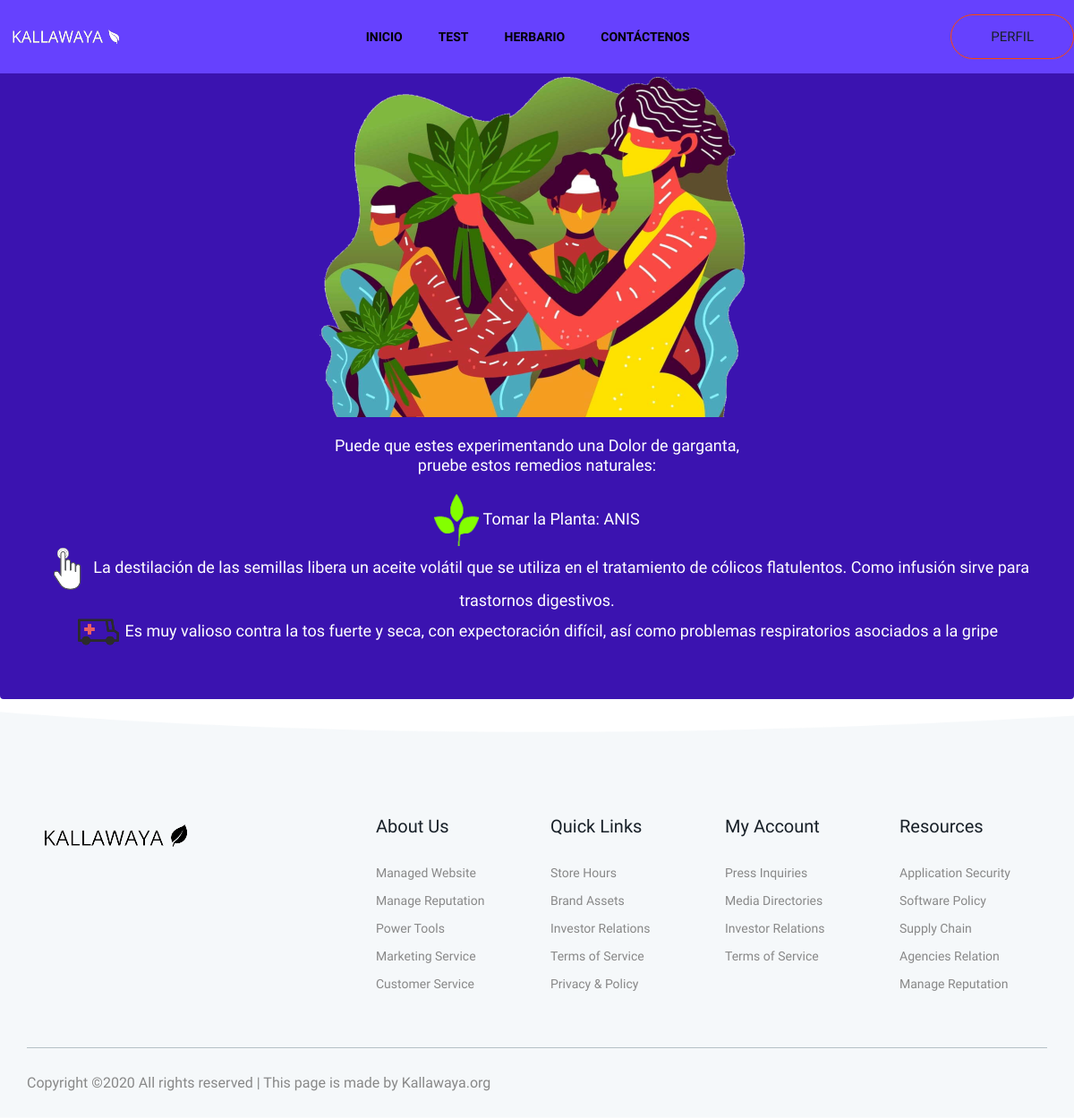
The app's page /kallawaya/testInit/9/ with its own data.
### appkallawaya/models.py (models this page shows, shortened)
class Molestia(models.Model):
    name = models.CharField(max_length=100, default='')
    herb = models.ForeignKey(Plant, on_delete=models.CASCADE)

class Plant(models.Model):
    name = models.CharField(max_length=100, default='')
    description = models.CharField(max_length=1500, default='')
    cura = models.CharField(max_length=1500, default='')
    def __str__(self):
        return "Planta: {0}".format(self.name)

### appkallawaya/views.py (the view)
# urls.py: path('testInit/', views.testInit, name='testInit'),
def testInit(request, pk=None):
    if pk == None:
        molestias = Molestia.objects.all()
        return render(request, 'kallawaya/testInit.html', {'molestias': molestias})
    else:
        if pk:
            molestia = Molestia.objects.get(pk=pk)
        else:
            molestia = request.molestia
        args = {'molestia': molestia}
        return render(request, 'kallawaya/testFinal.html', args)

### appkallawaya/templates/kallawaya/testFinal.html (shortened to what this page needs)
{% extends 'base.html' %}
{% block body %}
{% load static %}
    <section class="breadcrumb breadcrumb_bg">
        <div class="container">
            <div class="row">
                <div class="col-lg-12">
                    <div class="breadcrumb_iner text-center">
                        <div class="breadcrumb_iner_item">
                             <br>
                            <br>
                            <img src="{% static 'kallawaya/img/new3.png' %}">
                            <br>
                            <br>
                                <h4 style="color: white">Puede que estes experimentando una {{ molestia.name }},<br> pruebe estos remedios naturales:<br><br>
                                <img src="{% static 'kallawaya/img/icon.png' %}"> Tomar la {{ molestia.herb }}<br>
                                <img src="{% static 'kallawaya/img/icon2.png' %}"> {{ molestia.herb.description }} <br>
                                <img src="{% static 'kallawaya/img/ambulancia.png' %}"> {{ molestia.herb.cura }} <h4><br>
                        </div>
                    </div>
                </div>
            </div>
        </div>
    </section>
    <footer class="footer_part">
        <div class="container">
            <div class="row">
                <div class="col-sm-8 col-md-4 col-lg-4">
                    <div class="single_footer_part">
                        <a href="index.html" class="footer_logo_iner"> <img src="{% static 'kallawaya/img/logo1.png' %}" alt="#"> </a>
                    </div>
                </div>
                <div class="col-sm-4 col-md-4 col-lg-2">
                    <div class="single_footer_part">
                        <h4>About Us</h4>
                        <ul class="list-unstyled">
                            <li><a href="">Managed Website</a></li>
                            <li><a href="">Manage Reputation</a></li>
                            <li><a href="">Power Tools</a></li>
                            <li><a href="">Marketing Service</a></li>
                            <li><a href="">Customer Service</a></li>
                        </ul>
                    </div>
                </div>
                <div class="col-sm-4 col-md-4 col-lg-2">
                    <div class="single_footer_part">
                        <h4>Quick Links</h4>
                        <ul class="list-unstyled">
                            <li><a href="">Store Hours</a></li>
                            <li><a href="">Brand Assets</a></li>
                            <li><a href="">Investor Relations</a></li>
                            <li><a href="">Terms of Service</a></li>
                            <li><a href="">Privacy & Policy</a></li>
                        </ul>
                    </div>
                </div>
                <div class="col-sm-4 col-md-4 col-lg-2">
                    <div class="single_footer_part">
                        <h4>My Account</h4>
                        <ul class="list-unstyled">
                            <li><a href="">Press Inquiries</a></li>
                            <li><a href="">Media Directories</a></li>
                            <li><a href="">Investor Relations</a></li>
                            <li><a href="">Terms of Service</a></li>
                        </ul>
                    </div>
                </div>
                <div class="col-sm-4 col-md-3 col-lg-2">
                    <div class="single_footer_part">
                        <h4>Resources</h4>
                        <ul class="list-unstyled">
                            <li><a href="">Application Security</a></li>
                            <li><a href="">Software Policy</a></li>
                            <li><a href="">Supply Chain</a></li>
                            <li><a href="">Agencies Relation</a></li>
                            <li><a href="">Manage Reputation</a></li>
                        </ul>
                    </div>
                </div>
            </div>
            <hr>
            <div class="row">
                <div class="col-lg-8">
                    <div class="copyright_text">
                        <P>
Copyright &copy;<script>document.write(new Date().getFullYear());</script> All rights reserved | This page is made by Kallawaya.org
</P>
                    </div>
                </div>
            </div>
        </div>
    </footer>
{% endblock %}

### records on screen
Molestia: name "Dolor de garganta", herb "Planta: ANIS", herb.description "La destilación de las semillas libera un aceite volátil que se utiliza en el tratamiento de cólicos flatulentos. Como infusión sirve para trastornos digestivos.", herb.cura "Es muy valioso contra la tos fuerte y seca, con expectoración difícil, así como problemas respiratorios asociados a la gripe"
